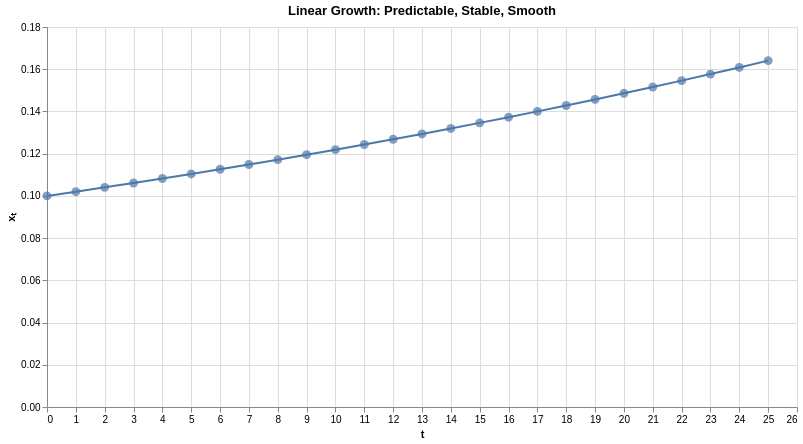

Notebook code cell kept with this figure:
### Code cell
import numpy as np
import pandas as pd
import altair as alt


# The rule: x(t+1) = r * x(t)
def linear_series(r, x0=0.10, T=25):

    x = np.empty(T + 1)
    x[0] = x0                  # initial state

    for t in range(T):
        x[t + 1] = r * x[t]   # apply the rule again

    return x


# ---- Simulation settings ----
x0 = 0.10                     # where we start
T = 25                        # how many iterations

r_min, r_max, r_step = 0.00, 1.50, 0.01

# Values of r that we want to explore
r_values = np.round(
    np.arange(r_min, r_max + 1e-12, r_step), 2
)

t = np.arange(T + 1)


# ---- Run the model for each value of r ----
rows = []

for r in r_values:

    xs = linear_series(r, x0=x0, T=T)

    for ti, xi in zip(t, xs):
        rows.append((r, ti, xi))


df = pd.DataFrame(rows, columns=["r", "t", "x"])


# ---- Interactive slider for r ----
r_param = alt.param(
    name="r",
    value=1.02,
    bind=alt.binding_range(
        min=r_min,
        max=r_max,
        step=r_step,
        name="r = "
    )
)


# ---- Plot the selected trajectory ----
base = (
    alt.Chart(df)
    .add_params(r_param)
    .transform_filter(alt.datum.r == r_param)
    .encode(
        x=alt.X("t:Q", title="t"),
        y=alt.Y("x:Q", title="xₜ")
    )
)

line = base.mark_line()

points = base.mark_point(
    filled=True,
    size=80
)

chart = (
    line + points
).properties(
    width=750,
    height=380,
    title="Linear Growth: Predictable, Stable, Smooth"
)

chart

### Figure 1 — Vega-Lite specification as saved in the notebook (floating-point values rounded to 4 significant figures; data arrays with more than 128 entries replaced by an {"elided": "..."} marker saying what was removed)
{"config": {"view": {"continuousWidth": 300, "continuousHeight": 300}}, "layer": [{"mark": {"type": "line"}, "encoding": {"x": {"field": "t", "title": "t", "type": "quantitative"}, "y": {"field": "x", "title": "xₜ", "type": "quantitative"}}, "transform": [{"filter": "(datum.r === r)"}]}, {"mark": {"type": "point", "filled": true, "size": 80}, "encoding": {"x": {"field": "t", "title": "t", "type": "quantitative"}, "y": {"field": "x", "title": "xₜ", "type": "quantitative"}}, "transform": [{"filter": "(datum.r === r)"}]}], "data": {"name": "data-7c451b46dbcd247012ea361c674b261a"}, "height": 380, "params": [{"name": "r", "bind": {"input": "range", "max": 1.5, "min": 0.0, "name": "r = ", "step": 0.01}, "value": 1.02}], "title": "Linear Growth: Predictable, Stable, Smooth", "width": 750, "$schema": "https://vega.github.io/schema/vega-lite/v5.20.1.json", "datasets": {"data-7c451b46dbcd247012ea361c674b261a": {"elided": "3926 records"}}}
